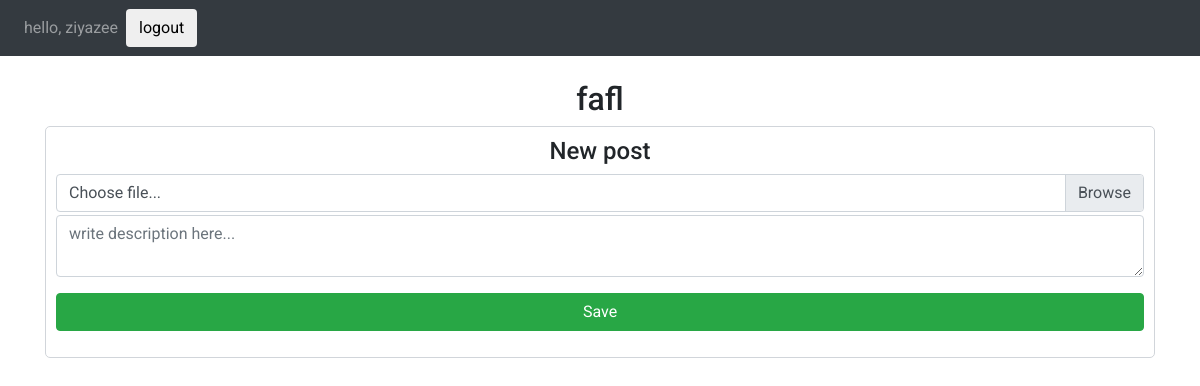
The app's page /files/fafl/ (signed in), older data.
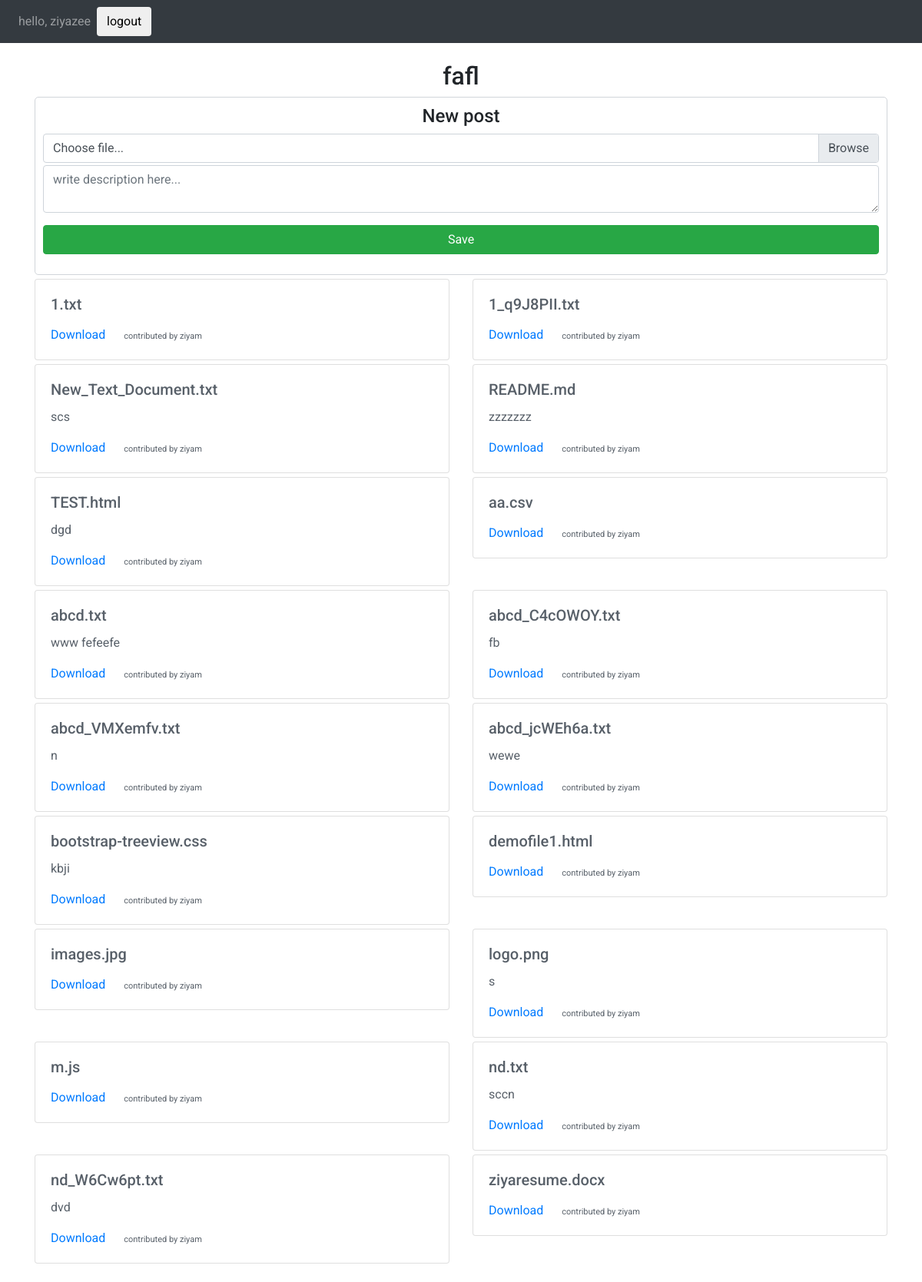
The same page, newer data.
### letsdoit/models.py (models this page shows, shortened)
class filest(models.Model):
    fname=models.FileField()
    fdescription=models.CharField(max_length=50,blank=True)
    usn=models.CharField(max_length=50)
    categorie = models.ForeignKey(clasyear,to_field='name',
    on_delete=models.CASCADE,
    )

### letsdoit/views.py (the view)
# urls.py: url(r'^files/(?P<categorie>[\f\w-]+)/$',views.files,name='files'),
def files(request,categorie):
    print(categorie)
    usn = None
    if request.user.is_authenticated:
        usn = request.user.username
    file=filest.objects.filter(categorie=categorie).order_by('fname')
    if request.method == 'POST':
        form = PostForm(request.POST,request.FILES)
        if form.is_valid():
            form.save()
            return HttpResponseRedirect(request.path_info)
    else:
        form = PostForm( initial = {'categorie':categorie,'usn':usn})
    if request.user.is_authenticated:
        return render(request,'files.html',{'file':file,'form':form})
    else:
        return redirect("/")

### letsdoit/forms.py
class PostForm(forms.ModelForm):
    class Meta:
        fdescription = forms.CharField(max_length=2000,
        widget=forms.Textarea() )
        model = filest
        fields = ('fname','fdescription','usn' ,'categorie',)
        widgets = {'categorie': forms.HiddenInput(),'usn': forms.HiddenInput()}

### letsdoit/templates/files.html (shortened to what this page needs)
<html>
    <head>
         <link rel="stylesheet" href="https://maxcdn.bootstrapcdn.com/bootstrap/4.1.0/css/bootstrap.min.css">
    </head>
    <body style="background:#FFFFFF">
        <nav class="navbar navbar-expand-sm bg-dark navbar-dark">
                <ul class="navbar-nav">
                  <li class="nav-item">
                    <a class="nav-link" href="#">hello, ziyazee</a>
                  </li>
                </ul>
                <form action="accounts/logout/"method="post" style="margin:0">
                   <button type="submit"class="btn"><span>logout</span></button>
                </form>
        </nav>
        <div class="container">
   <br>             <center> <h2>{{request.resolver_match.kwargs.categorie}}</h2></center>
                <div style="border:1px solid #D1D5DA;padding:10px;border-radius:5px;background-color:#FFFFFF"><center><h4>New post</h4></center>
                    <div style="">
                        <form method="POST" class="post-form"enctype="multipart/form-data">
                            <div class="custom-file">
                                    <label for="logo" class="custom-file-label">Choose file...</label>
                                 </div>
                            <div class="form-group">
                                <textarea class="form-control"name="fdescription"placeholder="write description here..." id="exampleFormControlTextarea1" rows="2"></textarea>
                            </div>
                            <center>
                                <button type="submit" class="btn btn-success"style="width:100%;"><span style="">Save</span></button>
                            </center>
                        </form>
                    </div>
                </div>
            <div class="row">
                {% for sub in file %}
                <div class="col-sm-6 ">
                    <div class="card" style="background-color: #FFFFFF;margin-top:5px;">
                        <div class="card-body">
                            <h5 class="card-title" style="color:#586069">{{ sub.fname }}</h5>
                            <p class="card-text" style="color:#586069">{{sub.fdescription }}</p>
                            <a href="{{ sub.fname.url }}"download class="card-link">Download</a>
                            <span class="card-link" style="font-size: 11px;color:#586069">contributed by {{ sub.usn }}</span>
                        </div>
                    </div>
                </div>
                {% endfor %}
            </div>
            <br>
        </div>
    </body>
</html>

### letsdoit/templates/files.html (style rules this page uses)
body { font-family: 'Roboto', sans-serif; }
textarea { width: 100%; padding: 8px; border: 1px solid #D1D5DA; border-radius: 1px; resize: vertical; margin-top:3px; margin-bottom:3px; }

Row changes from the older to the newer data that the page shows:
added filest: fname "1.txt", usn "ziyam"
added filest: fname "1_q9J8PII.txt", usn "ziyam"
added filest: fname "New_Text_Document.txt", fdescription "scs", usn "ziyam"
added filest: fname "README.md", fdescription "zzzzzzz", usn "ziyam"
added filest: fname "TEST.html", fdescription "dgd", usn "ziyam"
added filest: fname "aa.csv", usn "ziyam"
added filest: fname "abcd.txt", fdescription "www fefeefe", usn "ziyam"
added filest: fname "abcd_C4cOWOY.txt", fdescription "fb", usn "ziyam"
added filest: fname "abcd_VMXemfv.txt", fdescription "n", usn "ziyam"
added filest: fname "abcd_jcWEh6a.txt", fdescription "wewe", usn "ziyam"
added filest: fname "bootstrap-treeview.css", fdescription "kbji", usn "ziyam"
added filest: fname "demofile1.html", usn "ziyam"
added filest: fname "images.jpg", usn "ziyam"
added filest: fname "logo.png", fdescription "s", usn "ziyam"
added filest: fname "m.js", usn "ziyam"
added filest: fname "nd.txt", fdescription "sccn", usn "ziyam"
added filest: fname "nd_W6Cw6pt.txt", fdescription "dvd", usn "ziyam"
added filest: fname "ziyaresume.docx", usn "ziyam"
